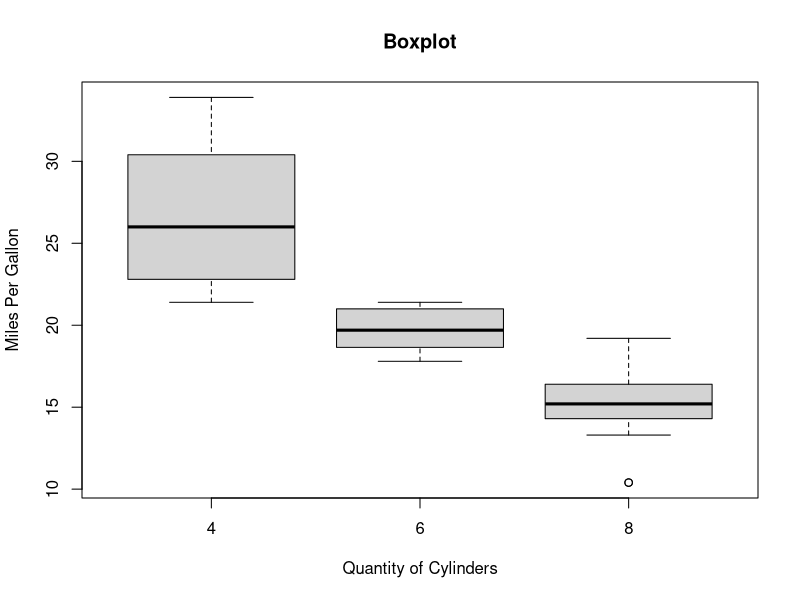
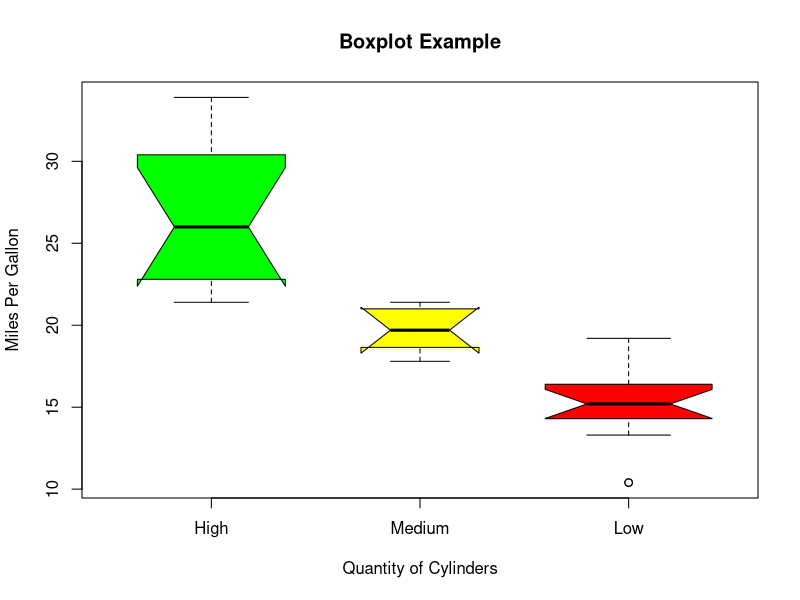
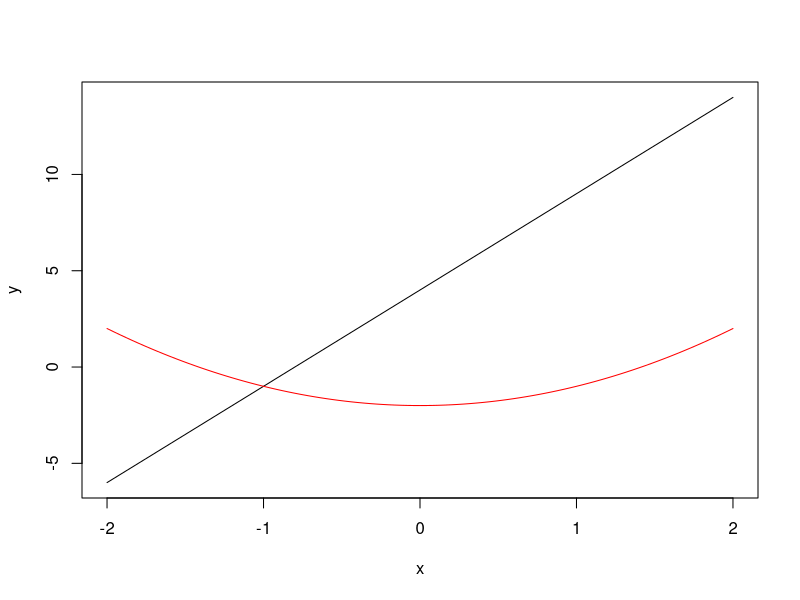
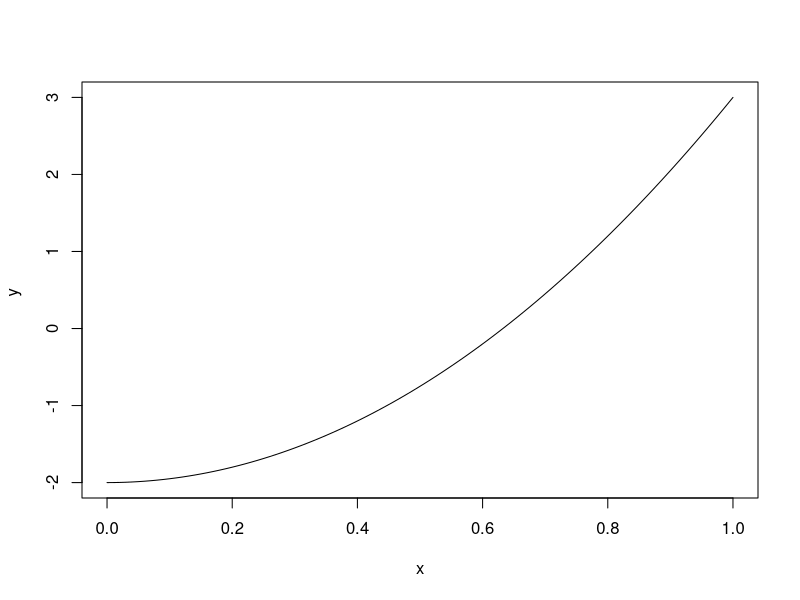
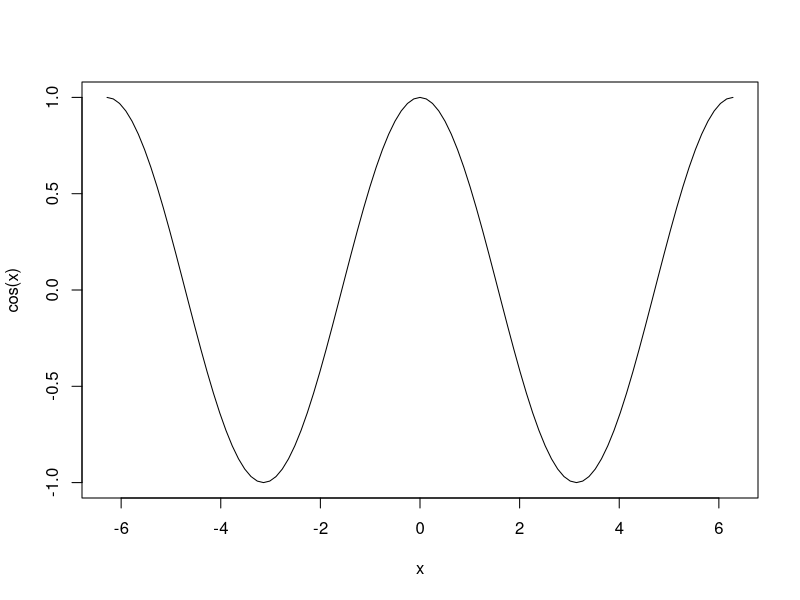
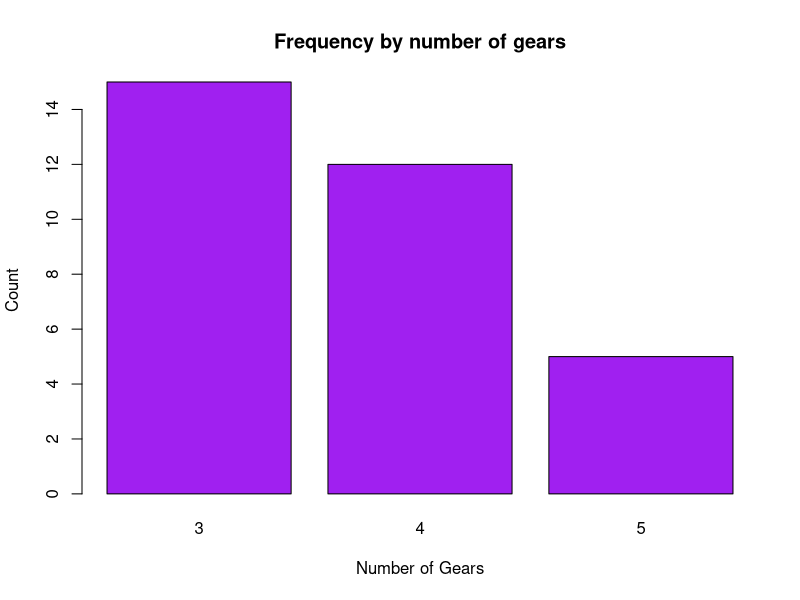
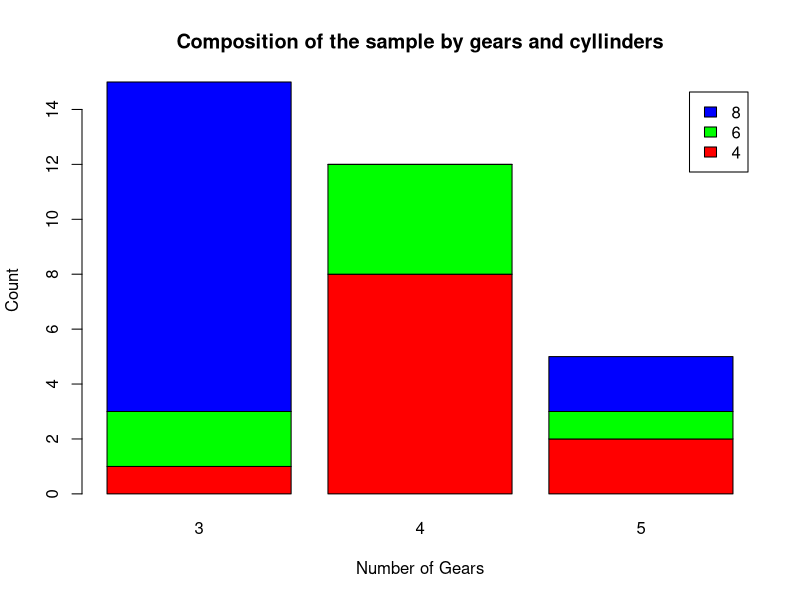

These charts were generated, in order, by the following R code:
## ---- chunk 1
format(12.3456789, digits = 2)
format(12.3456789, nsmall = 2)
format(1.5:5.5, trim = TRUE)
## ---- chunk 2
df <- data.frame(id=c(1.1, 2.22, 3.333), letter=c("aaa", "bb", "c"))
df
format(df, justify = "left")
## ---- chunk 3
values <- 10:100
as.hexmode(values)
## ---- chunk 4
words <- c("ABC", "cde", "Fgh")
tolower(words)
## ---- chunk 5
words <- c("ABC", "cde", "Fgh")
toupper(words)
## ---- chunk 6
x1 <- seq(10, 50, by=10)
x2 <- 1:3
append(x1, values = x2, after = 3)
## ---- chunk 7
mat <- matrix(1:9, nrow =3)
## ---- chunk 8
base::det(mat)
## ---- chunk 9
base::lower.tri(mat)
## ---- chunk 10
base::upper.tri(mat)
## ---- chunk 11
apply(mat, 2, mean)
apply(mat, 2, max)
apply(mat, 1, max)
## ---- chunk 12
table(mtcars$cyl)
## ---- chunk 13
IQR(mtcars$mpg)
## ---- chunk 14
x <- c(1, 1, 2, 3, 10, 1, 100)
rank(x)
## ---- chunk 15
boxplot(mpg ~ cyl, data = mtcars, xlab = "Quantity of Cylinders",  
        ylab = "Miles Per Gallon", main = "Boxplot")

## ---- chunk 16
boxplot(mpg ~ cyl, data = mtcars,   
        xlab = "Quantity of Cylinders",  
        ylab = "Miles Per Gallon",   
        main = "Boxplot Example",  
        notch = TRUE,   
        varwidth = TRUE,   
        col = c("green","yellow","red"),  
        names = c("High","Medium","Low")  
)  
## ---- chunk 17
curve (5*x+4 , -2 , 2 , ylab='y')
curve (x^2 - 2 , add = TRUE , col = "red" , ylab = 'y ')
## ---- chunk 18
curve (5*x^2 - 2, ylab = 'y ')
## ---- chunk 19
expr <- cos
curve(expr ,-2*pi, 2*pi,  ylab='cos(x)', xlab='x')

## ---- chunk 20
stem(mtcars$mpg)
## ---- chunk 21
freq.table <- table(mtcars$gear)
barplot(freq.table, main = "Frequency by number of gears", xlab = "Number of Gears", ylab="Count", col="purple")
## ---- chunk 22
twoway.table <- table(mtcars$cyl, mtcars$gear)
barplot(twoway.table,
        main = "Composition of the sample by gears and cyllinders", 
        xlab = "Number of Gears",
        ylab= "Count", 
        col = rainbow(3), 
        legend = rownames(twoway.table))
## ---- chunk 23
data <- 1:10
sample(data)
sample(data, size = 5)
sample(data, size = 5, replace = TRUE)
sample(data, size = 5, replace = FALSE)
